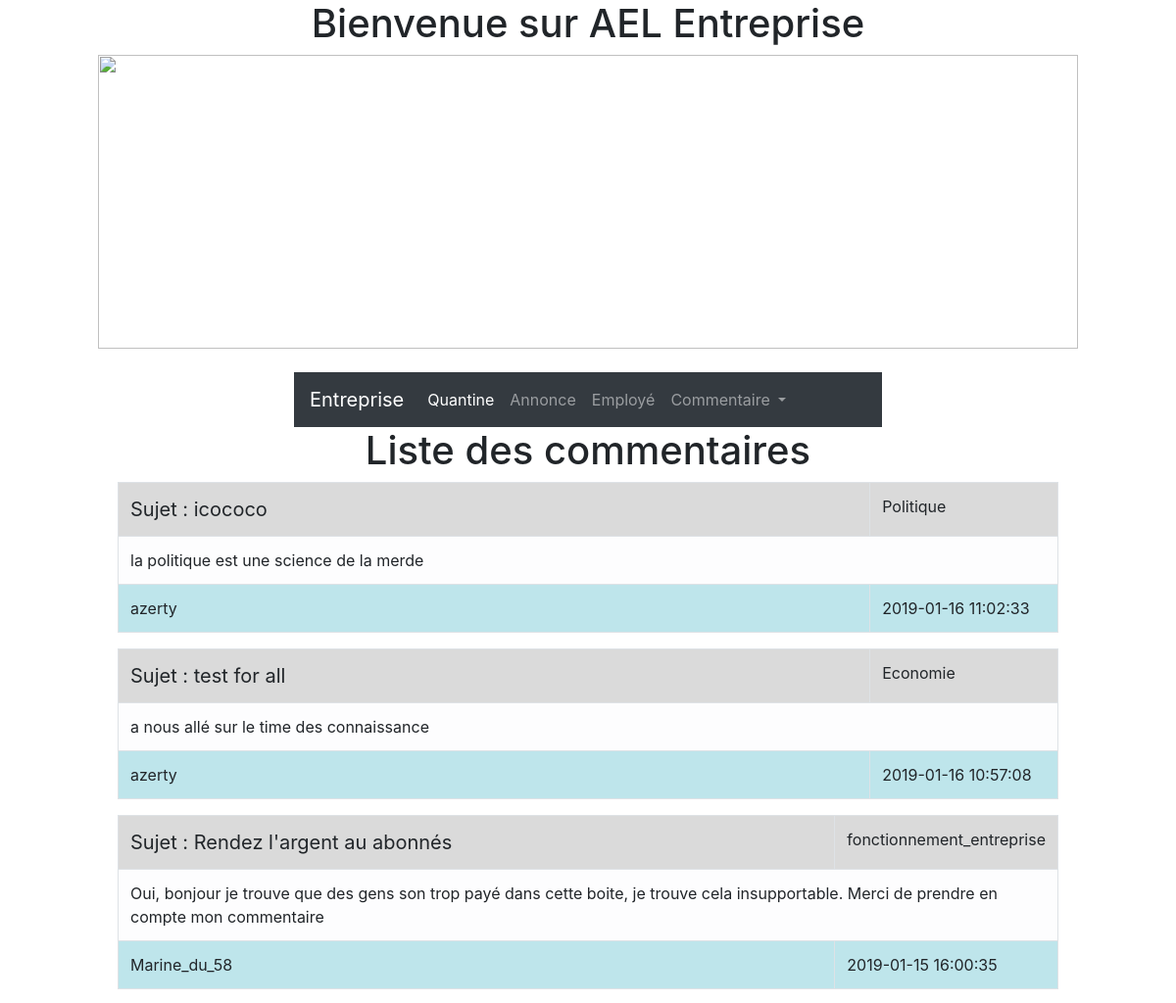
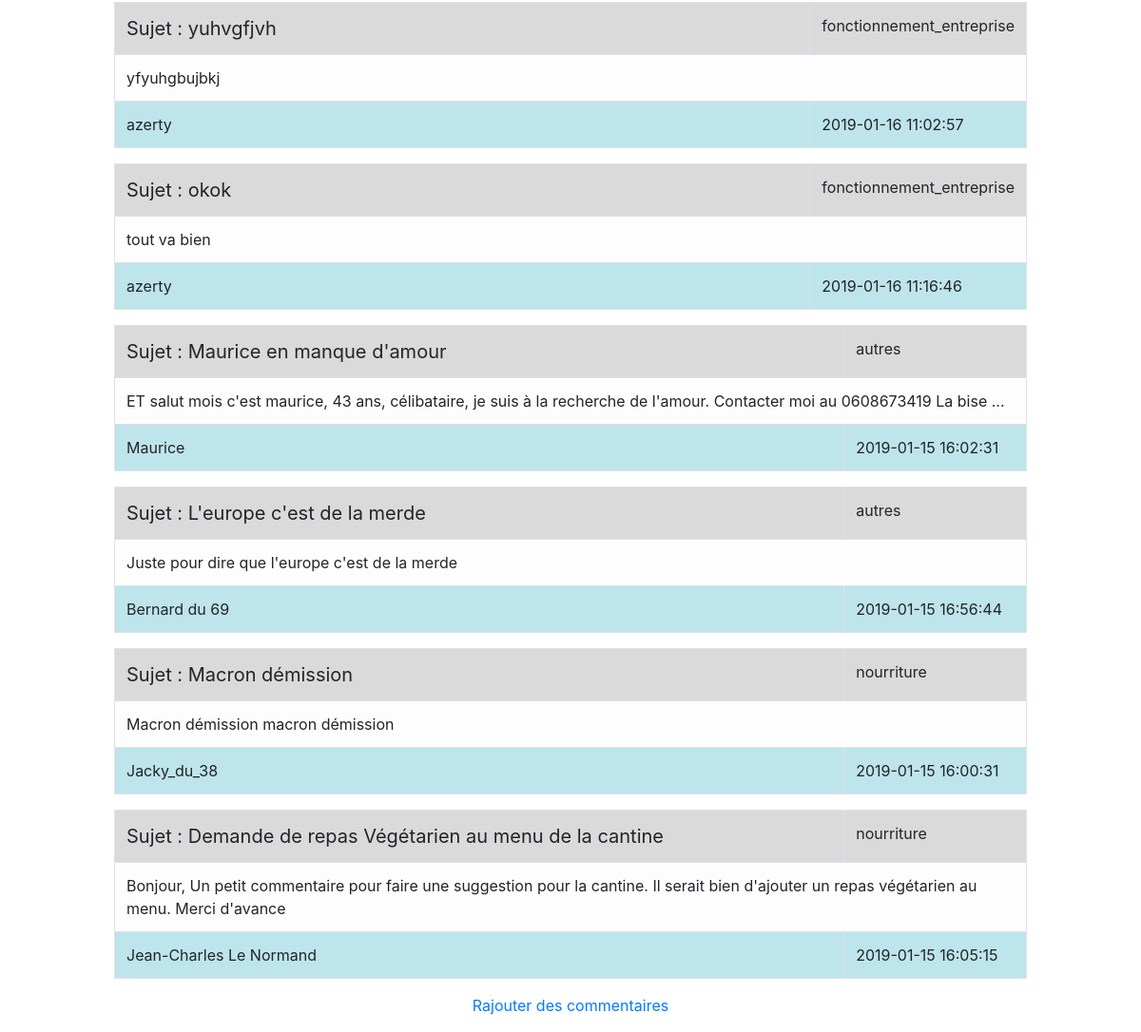
The page /comment.php on the database its author committed (2 pictures, top to bottom).
### tables this page shows
CREATE TABLE `comment` (
  `id` int(11) NOT NULL,
  `pseudo` varchar(30) NOT NULL,
  `date` datetime NOT NULL DEFAULT CURRENT_TIMESTAMP,
  `commentaire` text NOT NULL,
  `titre` varchar(100) NOT NULL,
  `categories_id` int(11) NOT NULL
);

CREATE TABLE `categories` (
  `id` int(11) NOT NULL,
  `nom` varchar(30) NOT NULL
);

### comment.php (the view, shortened to what this page needs)
<?php
include("menu.php");
try {
    $bd = new PDO('mysql:host=localhost;dbname=entreprise;charset=utf8', 'root', '');
} catch (Exception $e) {
    die('Erreur de ta faute '.$e->getMessage());
}
$result = $bd->query('SELECT co.pseudo, co.date, co.commentaire, co.titre, c.nom FROM comment co INNER JOIN categories c ON co.categories_id = c.id');
?>
<h1 class="center">Liste des commentaires</h1>
    <?php
        while ($recup = $result->fetch()) {
            echo "<table class='table table-bordered' style='margin: auto;width: 80%'><tr class='table-active'><td style='font-size: 20px;width: 80%'>"."Sujet : ".$recup['titre']
            ."</td><td style='width: 20%'>".$recup['nom']
            ."</td></tr><tr><td colspan='2' class='table-light'>".$recup['commentaire']
            ."</td></tr><tr class='table-info'><td>".$recup['pseudo']
            ."</td><td>".$recup['date']."</td></tr></table>"."<p></p>";
        }
    ?>
<p class="center">
<a href="newcomment.php">Rajouter des commentaires</a></p>

### style.css (style rules this page uses)
.center { text-align: center; }

### rows shown on the page
comment: titre "icococo", categories.nom "Politique", commentaire "la politique est une science de la merde", pseudo "azerty", date "2019-01-16 11:02:33"
comment: titre "test for all", categories.nom "Economie", commentaire "a nous allé sur le time des connaissance", pseudo "azerty", date "2019-01-16 10:57:08"
comment: titre "Rendez l'argent au abonnés", categories.nom "fonctionnement_entreprise", commentaire "Oui, bonjour je trouve que des gens son trop payé dans cette boite, je trouve cela insupportable. Merci de prendre en compte mon commentaire", pseudo "Marine_du_58", date "2019-01-15 16:00:35"
comment: titre "yuhvgfjvh", categories.nom "fonctionnement_entreprise", commentaire "yfyuhgbujbkj", pseudo "azerty", date "2019-01-16 11:02:57"
comment: titre "okok", categories.nom "fonctionnement_entreprise", commentaire "tout va bien", pseudo "azerty", date "2019-01-16 11:16:46"
comment: titre "Maurice en manque d'amour", categories.nom "autres", commentaire "ET salut mois c'est maurice, 43 ans, célibataire, je suis à la recherche de l'amour. Contacter moi au 0608673419 La bise ...", pseudo "Maurice", date "2019-01-15 16:02:31"
comment: titre "L'europe c'est de la merde", categories.nom "autres", commentaire "Juste pour dire que l'europe c'est de la merde", pseudo "Bernard du 69", date "2019-01-15 16:56:44"
comment: titre "Macron démission", categories.nom "nourriture", commentaire "Macron démission macron démission", pseudo "Jacky_du_38", date "2019-01-15 16:00:31"
comment: titre "Demande de repas Végétarien au menu de la cantine", categories.nom "nourriture", commentaire "Bonjour, Un petit commentaire pour faire une suggestion pour la cantine. Il serait bien d'ajouter un repas végétarien au menu. Merci d'avance", pseudo "Jean-Charles Le Normand", date "2019-01-15 16:05:15"
